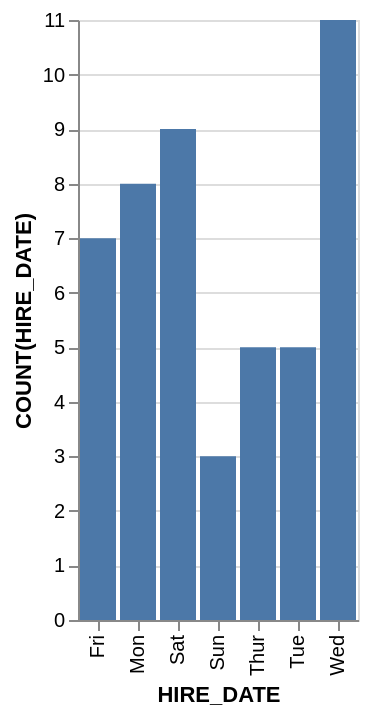

The specification (Vega-Lite) saved for this image:
### Vega-Lite specification from a JSON file in a GitHub repository (floating-point values rounded to 4 significant figures)
{"data": {"values": [{"x_data": "Mon", "y_data": 8}, {"x_data": "Tue", "y_data": 5}, {"x_data": "Wed", "y_data": 11}, {"x_data": "Thur", "y_data": 5}, {"x_data": "Fri", "y_data": 7}, {"x_data": "Sat", "y_data": 9}, {"x_data": "Sun", "y_data": 3}]}, "mark": "bar", "encoding": {"x": {"field": "x_data", "type": "nominal", "title": "HIRE_DATE", "sort": "ascending"}, "y": {"field": "y_data", "type": "quantitative", "title": "COUNT(HIRE_DATE)"}}}
